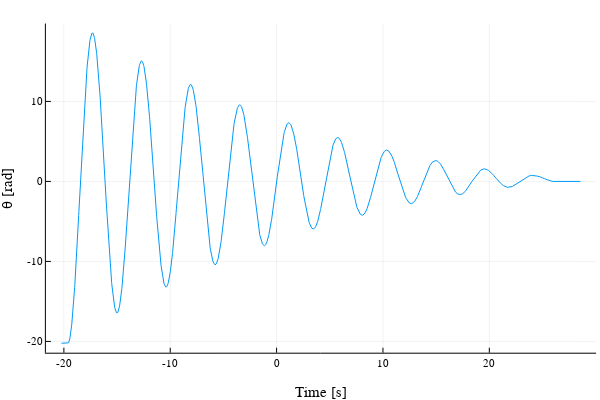

The notebook cell this image was saved under:
### Markdown cell above
### Gögn 4, Mæling á θ yfir tíma nema með segul á hlið topp súlunar

### Code cell
data4 = CSV.read("data4.csv", DataFrame)
data4 = data4 .- data4[end,2]

plot(data4[!,1], data4[!,2],
xlabel = "Time [s]",
ylabel = "θ [rad]",
labels = :none)

### Figure 1 — Plotly figure (JSON) as saved in the notebook; plotly's stock layout.template omitted (floating-point values rounded to 4 significant figures; data arrays with more than 128 entries replaced by an {"elided": "..."} marker saying what was removed)
{"data": [{"colorbar": {"title": ""}, "legendgroup": "", "line": {"color": "rgba(0, 154, 250, 1.000)", "dash": "solid", "shape": "linear", "width": 1}, "mode": "lines", "name": "", "showlegend": false, "type": "scatter", "x": {"elided": "2441 float values"}, "xaxis": "x", "y": {"elided": "2441 float values"}, "yaxis": "y", "zmax": null, "zmin": null}], "layout": {"annotations": [], "height": 400, "legend": {"bgcolor": "rgba(255, 255, 255, 1.000)", "bordercolor": "rgba(0, 0, 0, 1.000)", "borderwidth": 1, "font": {"color": "rgba(0, 0, 0, 1.000)", "family": "sans-serif", "size": 11}, "title": {"font": {"color": "rgba(0, 0, 0, 1.000)", "family": "sans-serif", "size": 15}, "text": ""}, "tracegroupgap": 0, "traceorder": "normal", "x": 1, "xanchor": "auto", "y": 1, "yanchor": "auto"}, "margin": {"b": 20, "l": 0, "r": 0, "t": 20}, "paper_bgcolor": "rgba(255, 255, 255, 1.000)", "plot_bgcolor": "rgba(255, 255, 255, 1.000)", "showlegend": true, "width": 600, "xaxis": {"anchor": "y", "domain": [0.07647, 0.9934], "gridcolor": "rgba(0, 0, 0, 0.100)", "gridwidth": 0.5, "linecolor": "rgba(0, 0, 0, 1.000)", "mirror": false, "range": [-21.69, 30.04], "showgrid": true, "showline": true, "showticklabels": true, "tickangle": 0, "tickcolor": "rgb(0, 0, 0)", "tickfont": {"color": "rgba(0, 0, 0, 1.000)", "family": "sans-serif", "size": 11}, "tickmode": "array", "ticks": "inside", "ticktext": ["-20", "-10", "0", "10", "20", "30"], "tickvals": [-20, -10, 0, 10, 20, 30], "title": "Time [s]", "titlefont": {"color": "rgba(0, 0, 0, 1.000)", "family": "sans-serif", "size": 15}, "type": "-", "visible": true, "zeroline": false, "zerolinecolor": "rgba(0, 0, 0, 1.000)"}, "yaxis": {"anchor": "x", "domain": [0.07581, 0.9902], "gridcolor": "rgba(0, 0, 0, 0.100)", "gridwidth": 0.5, "linecolor": "rgba(0, 0, 0, 1.000)", "mirror": false, "range": [-21.41, 19.73], "showgrid": true, "showline": true, "showticklabels": true, "tickangle": 0, "tickcolor": "rgb(0, 0, 0)", "tickfont": {"color": "rgba(0, 0, 0, 1.000)", "family": "sans-serif", "size": 11}, "tickmode": "array", "ticks": "inside", "ticktext": ["-20", "-10", "0", "10"], "tickvals": [-20, -10, 0, 10], "title": "θ [rad]", "titlefont": {"color": "rgba(0, 0, 0, 1.000)", "family": "sans-serif", "size": 15}, "type": "-", "visible": true, "zeroline": false, "zerolinecolor": "rgba(0, 0, 0, 1.000)"}}}
